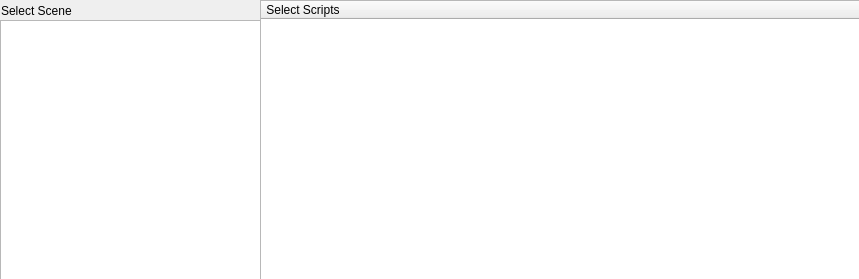
              <widget class="QWidget" name="scrollAreaWidgetContents_2">
               <property name="geometry">
                <rect>
                 <x>0</x>
                 <y>0</y>
                 <width>859</width>
                 <height>279</height>
                </rect>
               </property>
               <property name="sizePolicy">
                <sizepolicy hsizetype="Expanding" vsizetype="Expanding">
                 <horstretch>0</horstretch>
                 <verstretch>0</verstretch>
                </sizepolicy>
               </property>
               <widget class="QTreeWidget" name="treeWid_local_select_script">
                <property name="geometry">
                 <rect>
                  <x>260</x>
                  <y>0</y>
                  <width>601</width>
                  <height>281</height>
                 </rect>
                </property>
                <column>
                 <property name="text">
                  <string> Select Scripts</string>
                 </property>
                </column>
               </widget>
               <widget class="QLabel" name="lbl_sceneSelect">
                <property name="geometry">
                 <rect>
                  <x>1</x>
                  <y>1</y>
                  <width>105</width>
                  <height>19</height>
                 </rect>
                </property>
                <property name="text">
                 <string>Select Scene</string>
                </property>
               </widget>
               <widget class="QListWidget" name="listWid_local_scene_select">
                <property name="geometry">
                 <rect>
                  <x>0</x>
                  <y>20</y>
                  <width>261</width>
                  <height>261</height>
                 </rect>
                </property>
               </widget>
              </widget>
